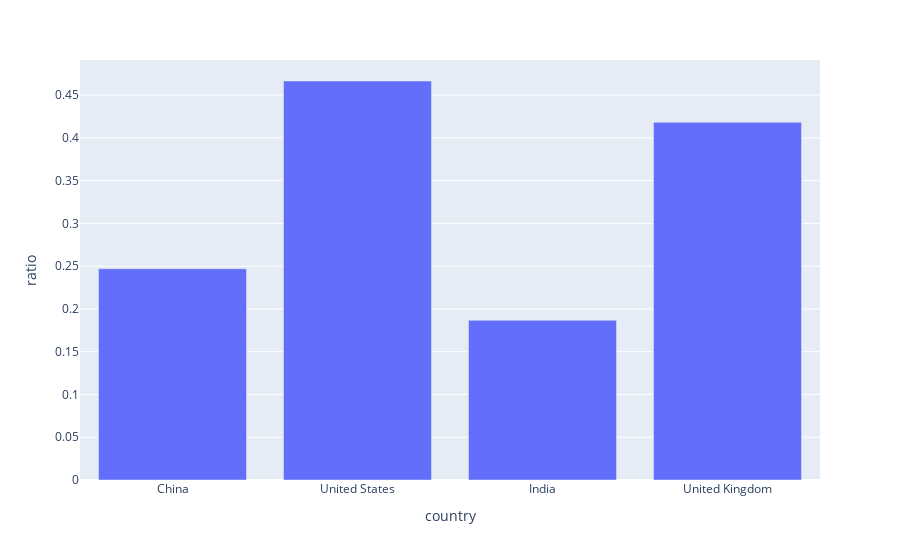

Write notebook code for a chart like this one.
### Code cell
px.bar(fully_vaccinated_sp,x='country',y='ratio')

### Figure 1 — Plotly figure (JSON) as saved in the notebook; plotly's stock layout.template omitted (floating-point values rounded to 4 significant figures)
{"data": [{"alignmentgroup": "True", "hovertemplate": "country=%{x}<br>ratio=%{y}<extra></extra>", "legendgroup": "", "marker": {"color": "#636efa"}, "name": "", "offsetgroup": "", "orientation": "v", "showlegend": false, "textposition": "auto", "type": "bar", "x": ["China", "United States", "India", "United Kingdom"], "xaxis": "x", "y": [0.247, 0.4665, 0.1867, 0.4182], "yaxis": "y"}], "layout": {"barmode": "relative", "legend": {"tracegroupgap": 0}, "margin": {"t": 60}, "xaxis": {"anchor": "y", "domain": [0.0, 1.0], "title": {"text": "country"}}, "yaxis": {"anchor": "x", "domain": [0.0, 1.0], "title": {"text": "ratio"}}}}
